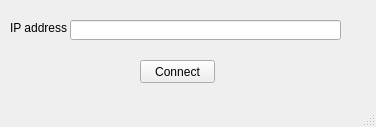
<?xml version="1.0" encoding="UTF-8"?>
<ui version="4.0">
 <class>MainWindow</class>
 <widget class="QMainWindow" name="MainWindow">
  <property name="geometry">
   <rect>
    <x>0</x>
    <y>0</y>
    <width>376</width>
    <height>127</height>
   </rect>
  </property>
  <property name="windowTitle">
   <string>Pvp menu</string>
  </property>
  <widget class="QWidget" name="centralwidget">
   <widget class="QLabel" name="label">
    <property name="geometry">
     <rect>
      <x>10</x>
      <y>20</y>
      <width>61</width>
      <height>16</height>
     </rect>
    </property>
    <property name="text">
     <string>IP address</string>
    </property>
   </widget>
   <widget class="QLineEdit" name="ip">
    <property name="geometry">
     <rect>
      <x>70</x>
      <y>20</y>
      <width>271</width>
      <height>20</height>
     </rect>
    </property>
   </widget>
   <widget class="QPushButton" name="data">
    <property name="geometry">
     <rect>
      <x>140</x>
      <y>60</y>
      <width>75</width>
      <height>23</height>
     </rect>
    </property>
    <property name="text">
     <string>Connect</string>
    </property>
   </widget>
  </widget>
  <widget class="QMenuBar" name="menubar">
   <property name="geometry">
    <rect>
     <x>0</x>
     <y>0</y>
     <width>376</width>
     <height>21</height>
    </rect>
   </property>
  </widget>
  <widget class="QStatusBar" name="statusbar"/>
 </widget>
 <resources/>
 <connections/>
</ui>
